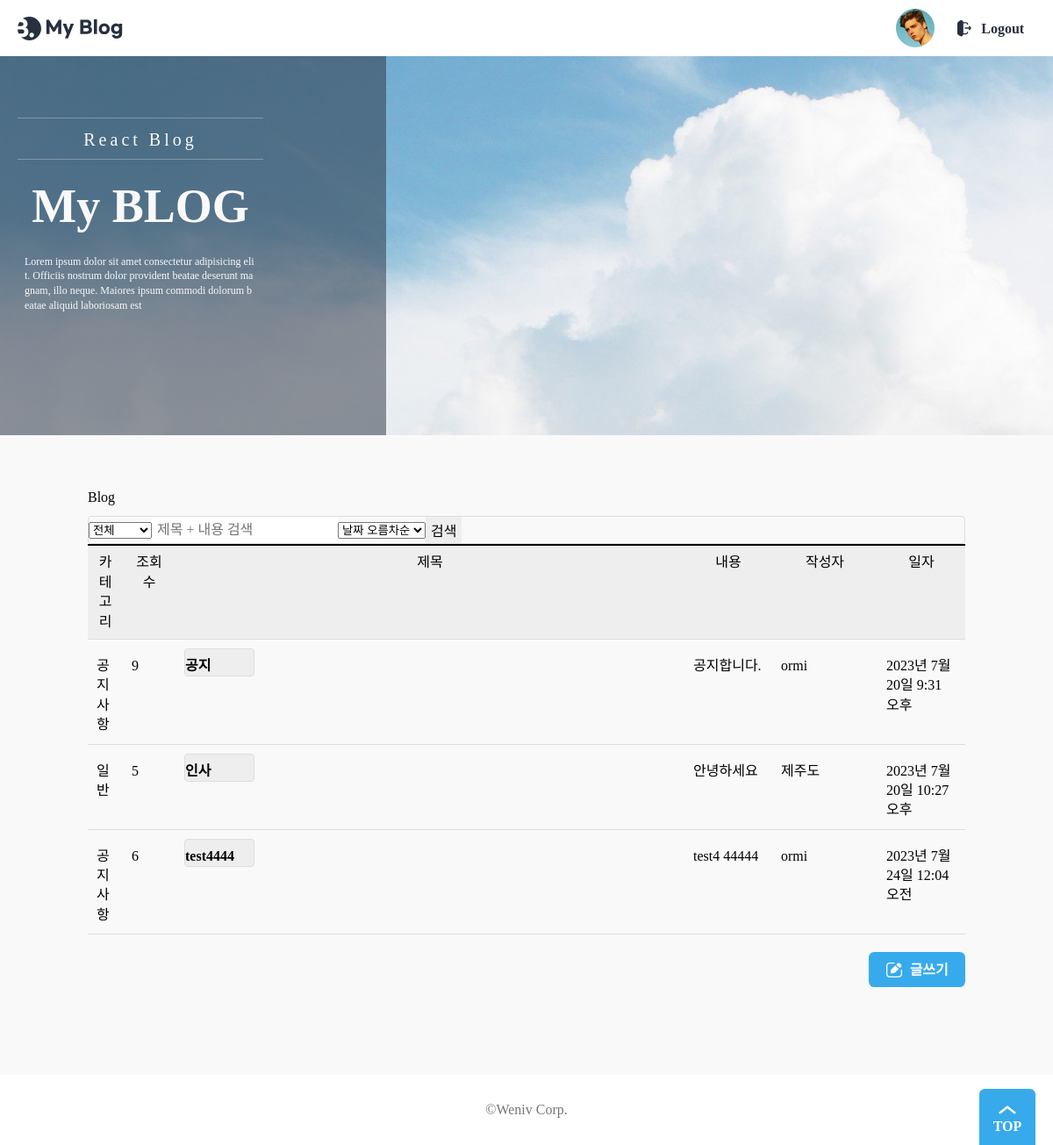
The app's page /blog/ (signed in), older data.
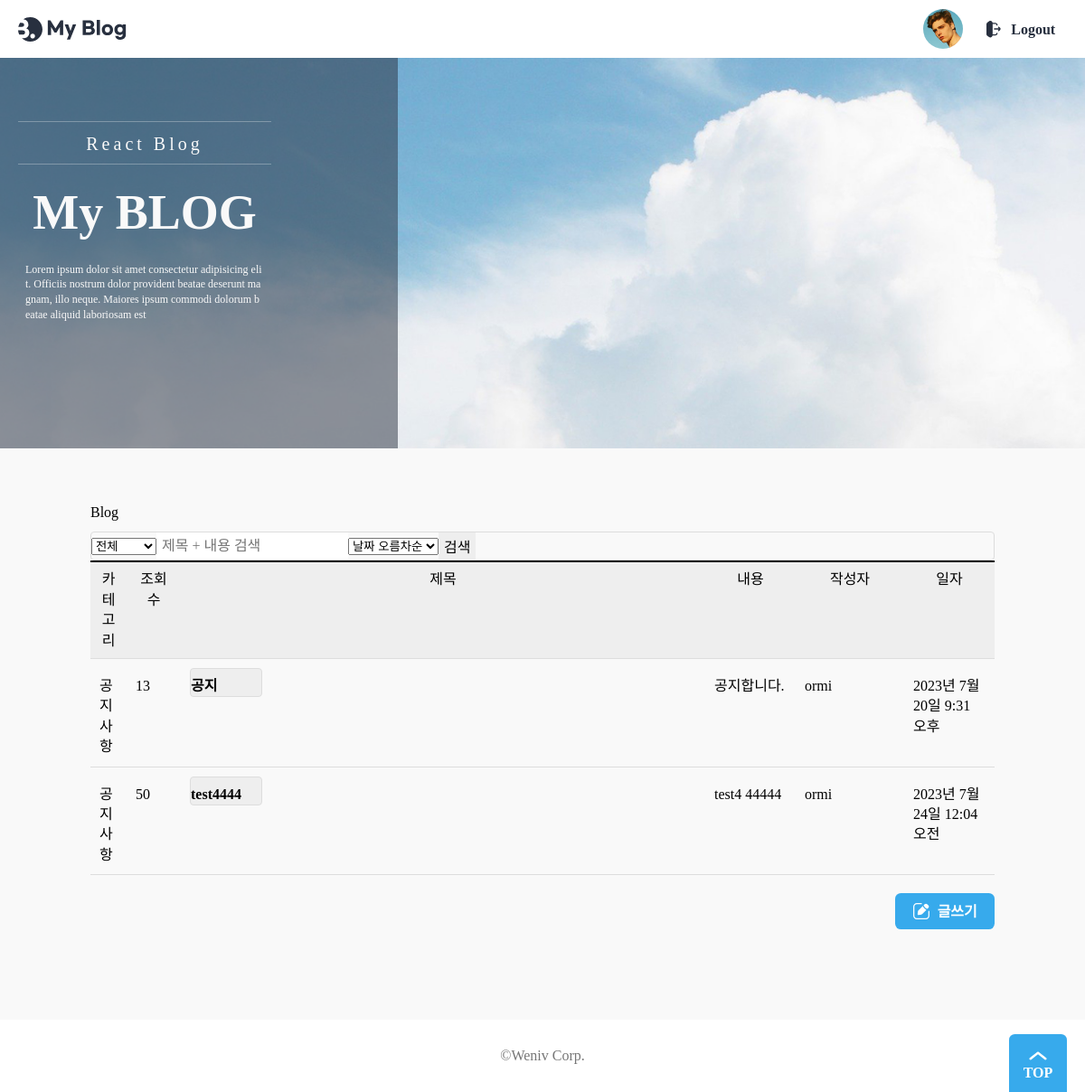
The same page, newer data.
### posts/models.py (models this page shows, shortened)
class Post(models.Model):
    title = models.CharField(max_length=20)
    content = models.TextField()
    writer = models.ForeignKey(User, on_delete=models.CASCADE)  # user foreignkey
    category_choices = (('일반', '일반'), ('공지사항', '공지사항'))
    category = models.CharField(max_length=20, choices=category_choices)
    created_at = models.DateTimeField(auto_now_add=True)
    updated_at = models.DateTimeField(auto_now=True)
    hit = models.PositiveIntegerField(default=0)
    img = models.ImageField(upload_to="", blank=True, null=True)

### accounts/models.py (models this page shows)
class User(AbstractUser):
    username = models.CharField(unique=True, max_length=20)
    email = models.CharField(max_length=255, null=True, blank=True)
    nickname = models.CharField(max_length=100, null=True, blank=True)
    created_at = models.TimeField(auto_now_add=True)
    updated_at = models.TimeField(auto_now=True)

### posts/views.py (the view)
# urls.py: path('', PostView.as_view(), name='list'),
class PostView(ListView):
    model = Post
    template_name = 'posts/list.html'
    context_object_name = 'posts'
    def get_context_data(self, **kwargs):
        context = super().get_context_data(**kwargs)
        context['title'] = 'Blog'
        context['search'] = ''
        return context

### posts/templates/posts/list.html (shortened to what this page needs)
{% extends 'base.html' %}
{% load static %}
{% block content %}
<head>
    <link rel="stylesheet" type="text/css" href="{% static 'css/common.css' %}">
    <link rel="stylesheet" type="text/css" href="{% static 'css/table.css' %}">
    <link rel="stylesheet" type="text/css" href="{% static 'css/list.css' %}">
    <link rel="stylesheet" type="text/css" href="{% static 'css/list.view' %}">
</head>
<div class="main">
    <h2 class="main-title">
        {{ title }}
    </h2>
    <div>
        <form class="search-form" method="get" action="{% url 'blog:search' %}">
            <select id="category" name="category">
                <option value="">전체</option>
            </select>
            <input id="tag" type="search" name="tag" placeholder="제목 + 내용 검색">
            <select id="sort" name="sort">
                <option value="oldest">날짜 오름차순</option>
            </select>
            <button type="submit">검색</button>
        </form>
    </div>
    <table class="table table-bordered">
        <colgroup>
            <col style="width: 40px">
            <col style="width: 60px">
            <col>
            <col style="width: 100px">
            <col style="width: 120px">
            <col style="width: 100px">
        </colgroup>
        <thead class="table-light">
            <tr>
                <th>카테고리</th>
                <th>조회수</th>
                <th>제목</th>
                <th>내용</th>
                <th>작성자</th>
                <th>일자</th>
            </tr>
        </thead>
        <tbody>
        {% if posts %}
        {% for post in posts %}
            <tr>
                <td>{{ post.category }}</td>
                <td>{{ post.hit }}</td>
                <td><a href="{% url 'blog:detail' post_id=post.pk %}" class="btn">{{ post.title }}</a></td>
                <td>{{ post.content }}</td>
                <td>
                    {% if post.writer.nickname %}
                        {{ post.writer.nickname }}
                    {% else %}
                        {{ post.writer }}
                    {% endif %}
                </td>
                <td>{{ post.created_at }}</td>
            </tr>
        {% endfor %}
        </tbody>
        {% else %}
            <p>작성된 게시물이 없습니다.</p>
        {% endif %}
    </table>
    <div class="btn-group">
        {% if user.is_active %}
        <a href="{% url 'blog:write' %}" class="button">
            <img src="{% static './assets/icon-modify-white.svg' %}" alt="" />
            <span>글쓰기</span>
        </a>
        {% endif %}
    </div>
</div>
{% endblock %}

### templates/base.html (shortened to what this page needs)
{% load static %}
<!DOCTYPE html>
<html lang="ko-KR">
	<head>
        <link rel="stylesheet" href="{% static '/css/reset.css' %}" />
        <link rel="stylesheet" as="style" crossorigin href="https://cdn.jsdelivr.net/gh/orioncactus/pretendard/dist/web/static/pretendard.css" />
        <link rel="stylesheet" href="{% static '/css/global.css' %}" />
        <link rel="stylesheet" href="{% static '/css/header.css' %}" />
        <link rel="stylesheet" href="{% static '/css/footer.css' %}" />
        <link rel="stylesheet" href="{% static '/css/button.css' %}" />
        <link rel="stylesheet" href="{% static '/css/banner.css' %}" />
        <link rel="stylesheet" href="{% static '/css/category.css' %}" />
        <link rel="stylesheet" href="{% static '/css/author.css' %}" />
	</head>
	<body>
		<header>
			<div class="max-width">
				<h1>
					<a href="/">
						<img src="{% static './assets/Logo.svg' %}" alt="My Blog" />
					</a>
				</h1>
				{% if user.is_active %}
				<ul>
					<li class="profile-img">
						<a href="{% url 'accounts:update' %}">
							<img src="{% static './assets/profile.jpg' %}" alt="My Page" />
						</a>
					</li>
					<li>
						<a class="button white" href="{% url 'accounts:logout' %}">
							<img src="{% static './assets/icon-logout.svg' %}" alt="" />
							<span>Logout</span>
						</a>
					</li>
					{% else %}
					<li>
						<a href="{% url 'accounts:login' %}" class="button">
							<span>Login</span>
						</a>
					</li>
					{% endif %}
				</ul>
			</div>
		</header>
		<div class="banner">
			<div class="max-width">
				<div class="banner-contents">
					<p class="sub-text">React Blog</p>
					<p class="main-text">My BLOG</p>
					<p class="description">
						Lorem ipsum dolor sit amet consectetur adipisicing elit. Officiis nostrum dolor provident beatae deserunt magnam, illo neque. Maiores ipsum commodi dolorum beatae aliquid laboriosam est
					</p>
				</div>
			</div>
		</div>
		{% block content %}
        {% endblock %}
		<footer>
			<div class="max-width">
				<h2>©Weniv Corp.</h2>
				<button class="top-button">TOP</button>
			</div>
		</footer>
	</body>
</html>

### static/css/global.css (style rules this page uses)
:root { --main-color: rgb(55, 170, 236); --main-rgb: 55, 171, 236; --outline-border: rgb(55, 160, 236); --red-color: rgb(243, 124, 75); --red-rgb: 243, 124, 75; --black-color: #28303f; --white-color: #fff; --gray-color: #767676; --border-color: #ddd; --gray-background-light: #f9f9f9; --gray-background: #f5f5f5; --gray-text: #6f6f6f; --border-radius: 0.4em; }
h1, a, div, p, section, article, input, textarea { box-sizing: border-box; }
a { text-decoration: none; color: inherit; }
html { font-size: 10px; }
body { font-size: 1.6rem; line-height: 1.4; }
input, button { font-size: inherit; font-family: inherit; }
button { cursor: pointer; }
a { border-radius: 0.8rem; overflow: hidden; }
img { vertical-align: bottom; }
body { background: var(--gray-background-light); }
.max-width { width: 1224px; max-width: calc(100% - 4rem); margin: 0 auto; }

### static/css/header.css (style rules this page uses)
header { background: var(--white-color); }
header .max-width { display: flex; align-items: center; justify-content: space-between; gap: 4rem; padding: 1rem 0; }
header h1 { font-size: 3rem; }
header h1 a { display: block; padding: 0.4rem; margin-left: -0.4rem; }
header h1 a img { display: block; }
header ul { display: flex; align-items: center; gap: 1rem; }
.profile-img a { width: 4.4rem; height: 4.4rem; display: block; border-radius: 50%; }
.profile-img img { width: 100%; height: 100%; object-fit: cover; }
header .button { text-transform: none; }

### static/css/footer.css (style rules this page uses)
footer { background: var(--white-color); margin-top: 10rem; }
footer .max-width { display: flex; align-items: center; justify-content: center; height: 8rem; position: relative; }
footer h2 { color: var(--gray-color); }
.top-button { position: absolute; bottom: 0; right: 0; width: 6.4rem; height: 6.4rem; padding-top: 2.2rem; border: 0; border-radius: var(--border-radius) var(--border-radius) 0 0; background: var(--main-color) url(../assets/ArrowTop.svg) no-repeat 50% 0.4rem / 4rem; color: var(--white-color); text-align: center; font-weight: bold; }

### static/css/button.css (style rules this page uses)
.button { display: inline-flex; align-items: center; justify-content: center; gap: 0.8rem; height: 4rem; padding: 0.2rem 1.2em 0; border: 0; border-radius: var(--border-radius); background: var(--main-color); color: var(--white-color); text-transform: uppercase; font-weight: bold; line-height: 1; }
.button img { height: 1.2em; margin-top: -0.2rem; vertical-align: middle; }
.button.white { padding: 0.2rem 0.8em 0; background: var(--white-color); color: var(--black-color); }
.button.white img { height: 1.4em; }

### static/css/banner.css (style rules this page uses)
.banner { position: relative; background: url(../assets/background.jpg) no-repeat 50% 50% / cover; height: 27em; margin-bottom: -7em; margin-bottom: auto; }
.banner-contents { width: 28rem; padding: 7rem 0 14.5rem; text-align: center; color: var(--gray-background-light); }
.banner-contents::before { content: ""; display: block; position: absolute; top: 0; left: 0; width: calc((100% - 1224px) / 2 + 44rem); height: 100%; background: rgba(40, 48, 63, 0.5); }
.banner-contents > * { position: relative; }
.banner-contents .sub-text { border: 1px solid rgba(249, 249, 249, 0.3); border-width: 1px 0; padding: 1rem 0 0.8rem; font-size: 2rem; letter-spacing: 0.2em; }
.banner .main-text { font-weight: bold; font-size: 5.4rem; margin: 1.6rem 0; }
.description { font-size: 1.2rem; text-align: left; word-break: break-all; padding: 0 0.8rem; }
@media (max-width: 1280px) { .banner-contents::before { width: 44rem; } }

### static/css/common.css (style rules this page uses)
body, h1, h2, p, fieldset, ul { padding: 0; margin: 0; }
a { text-decoration: none; color: inherit; }
input, textarea, select { box-sizing: border-box; }
select:enabled, button:enabled { cursor: pointer; }
body { min-width: 1000px; display: flex; flex-direction: column; min-height: 100vh; }
.main { flex-grow: 1; width: 1000px; margin: auto; }
.main-title { margin: 60px 0 10px 0; }
.btn-group { margin-top: 20px; text-align: right; }
.btn { background-color: #eee; width: 80px; height: 32px; border: 1px solid #ddd; border-radius: 4px; display: inline-flex; align-items: center; justify-content: center; box-sizing: border-box; font: inherit; }

### static/css/table.css (style rules this page uses)
.table { border-spacing: 0; border-collapse: collapse; table-layout: fixed; border-top: 2px solid black; border-bottom: 1px solid #ddd; width: 1000px; margin: auto; }
.table th { background-color: #eee; padding: 8px; border-bottom: 1px solid #ddd; }
.table td { padding: 10px; border-top: 1px solid #ddd; }
.table a { display: block; text-align: left; padding: 8px 0; font-weight: bold; overflow: hidden; white-space: nowrap; text-overflow: ellipsis; }

Row changes from the older to the newer data that the page shows:
removed Post: category "일반", hit "5", title "인사", content "안녕하세요", writer.nickname "제주도", created_at "2023년 7월 20일 10:27 오후"
changed Post "공지": hit "9" → "13"
changed Post "test4444": hit "6" → "50"
